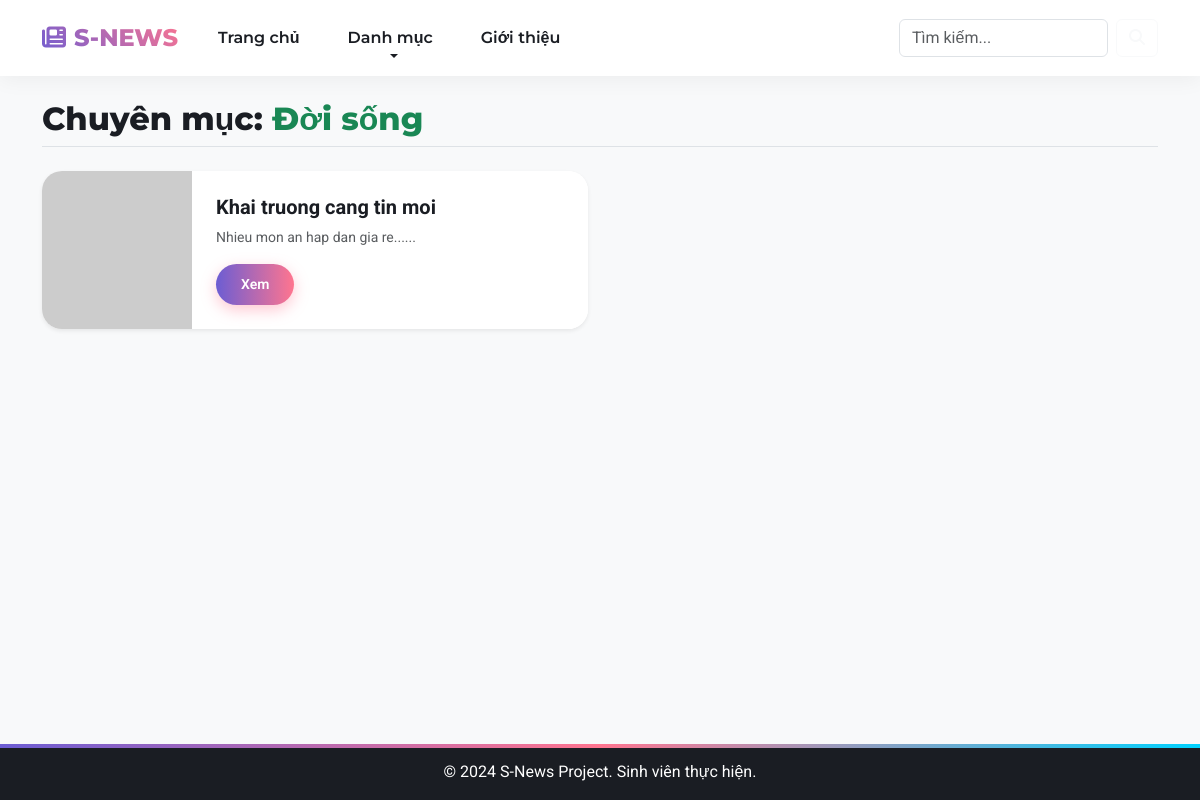
/pages/category.php?cat=Đời sống, run on an earlier commit of the app's database.
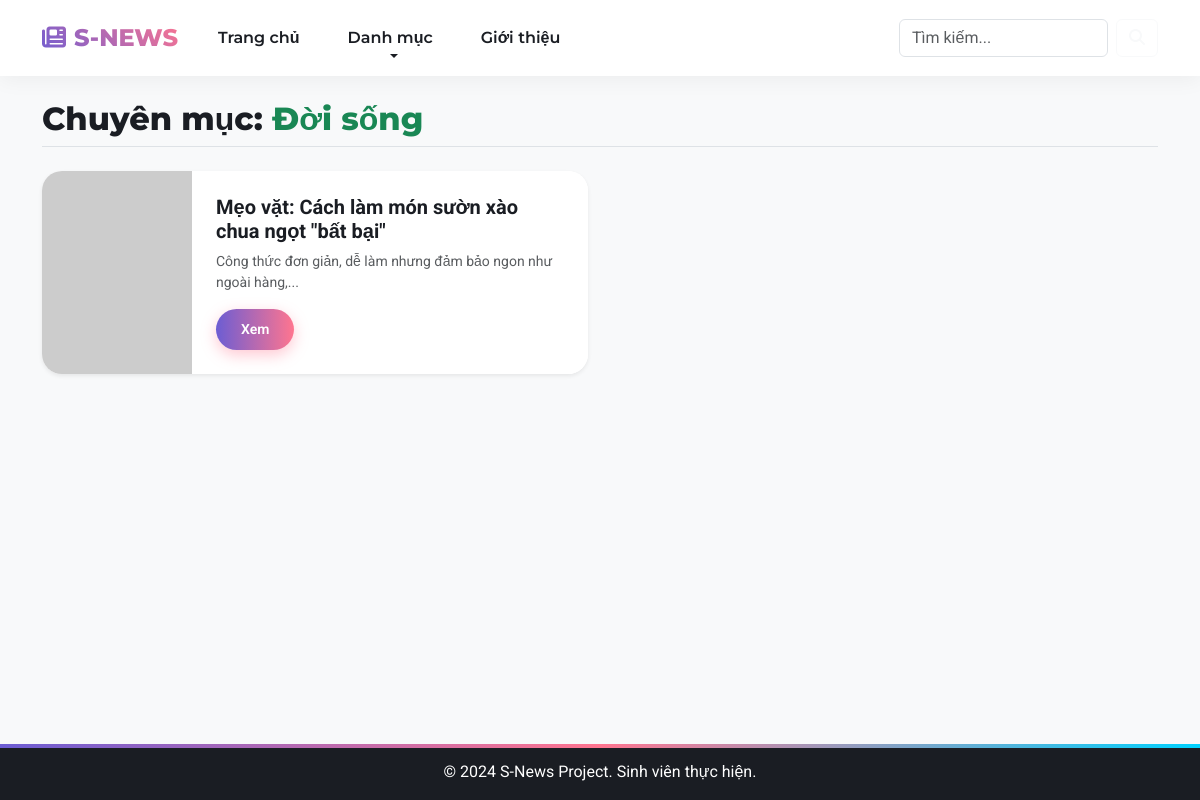
And on a later commit of the database.
### tables this page shows
CREATE TABLE articles (
    id INT AUTO_INCREMENT PRIMARY KEY,
    title VARCHAR(255) NOT NULL,
    summary TEXT,
    content LONGTEXT,  
    image_url VARCHAR(255),
    category VARCHAR(50) DEFAULT 'Tin tức',
    views INT DEFAULT 0,
    likes INT DEFAULT 0,
    created_at TIMESTAMP DEFAULT CURRENT_TIMESTAMP
);

### classes/Database.php (called while the page is built, shortened)
<?php
class Database {
    private $host = "localhost";
    private $db_name = "s_news_db";
    private $username = "root";
    private $password = "";
    public function getConnection() {
        $this->conn = null;
        try {
            $this->conn = new PDO("mysql:host=" . $this->host . ";dbname=" . $this->db_name, $this->username, $this->password);
            $this->conn->exec("set names utf8mb4");
            $this->conn->setAttribute(PDO::ATTR_ERRMODE, PDO::ERRMODE_EXCEPTION);
        } catch(PDOException $exception) {
            echo "Loi ket noi: " . $exception->getMessage();
        }
        return $this->conn;
    }
}
?>

### pages/category.php (the view)
<?php
require_once '../classes/BasePage.php';
class CategoryPage extends BasePage {
    protected function renderBody() {
        $cat = isset($_GET['cat']) ? $_GET['cat'] : 'Thời sự';
        echo '<h2 class="mb-4 border-bottom pb-2">Chuyên mục: <span class="text-success">'.htmlspecialchars($cat).'</span></h2>';
        $stmt = $this->db->prepare("SELECT * FROM articles WHERE category = ? ORDER BY created_at DESC");
        $stmt->execute([$cat]);
        echo '<div class="row">';
        if($stmt->rowCount() > 0) {
            while ($row = $stmt->fetch(PDO::FETCH_ASSOC)) {
                $img = $this->getImageUrl($row['image_url']);
                echo '
                <div class="col-md-6 mb-4">
                    <div class="card h-100 shadow-sm flex-row overflow-hidden">
                        <img src="'.$img.'" class="card-img-left" style="width: 150px; object-fit: cover;">
                        <div class="card-body">
                            <h5 class="card-title"><a href="detail.php?id='.$row['id'].'" class="text-decoration-none">'.$row['title'].'</a></h5>
                            <p class="card-text small text-muted">'.substr($row['summary'], 0, 80).'...</p>
                            <a href="detail.php?id='.$row['id'].'" class="btn btn-sm btn-outline-primary">Xem</a>
                        </div>
                    </div>
                </div>';
            }
        } else {
            echo '<div class="col-12"><div class="alert alert-warning">Chưa có bài viết trong mục này.</div></div>';
        }
        echo '</div>';
    }
}
$page = new CategoryPage("Danh mục " . $_GET['cat']);
$page->render();
?>

What changed in the data, as far as the page shows it:
no longer on this page (row edited): articles: title "Khai truong cang tin moi", summary "Nhieu mon an hap dan gia re..."
added articles: title "Mẹo vặt: Cách làm món sườn xào chua ngọt \"bất bại\"", summary "Công thức đơn giản, dễ làm nhưng đảm bảo ngon như ngoài hàng,"
